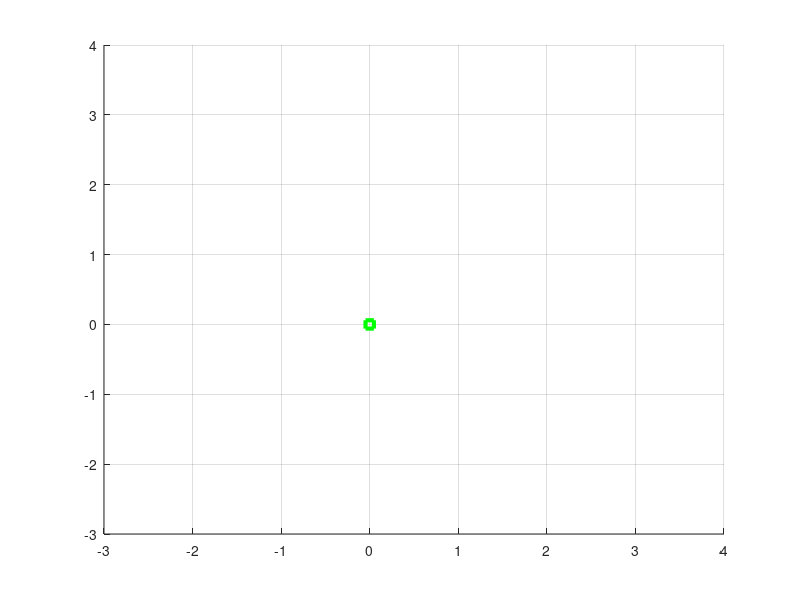

Write MATLAB code to recreate this figure. (Note: this script raises an error after producing the figure.)
close all

figure(1)

axis([-3 4 -3 4 0 2])
hold on
grid on
    
plot3(0,0,0,'gs','linewidth',3)   % initial point
plot3(output(length(output),1), output(length(output),2), output(length(output),3),'rd','linewidth',3)   % final point

for i = 1 : length(output)    

    plot3(output(i,1), output(i,2), output(i,3),'ko','MarkerSize',3)
    
    line([output(i,1) output(i,1)+0.5*cos(output(i,4))], [output(i,2) output(i,2)+0.5*sin(output(i,4))], [output(i,3) output(i,3)]);

    % pause(0.05)
end

xlabel('x-axis')
ylabel('y-axis')
zlabel('z-axis')
legend('Initial Point', 'Goal Point', 'Quadrotor', 'Heading')